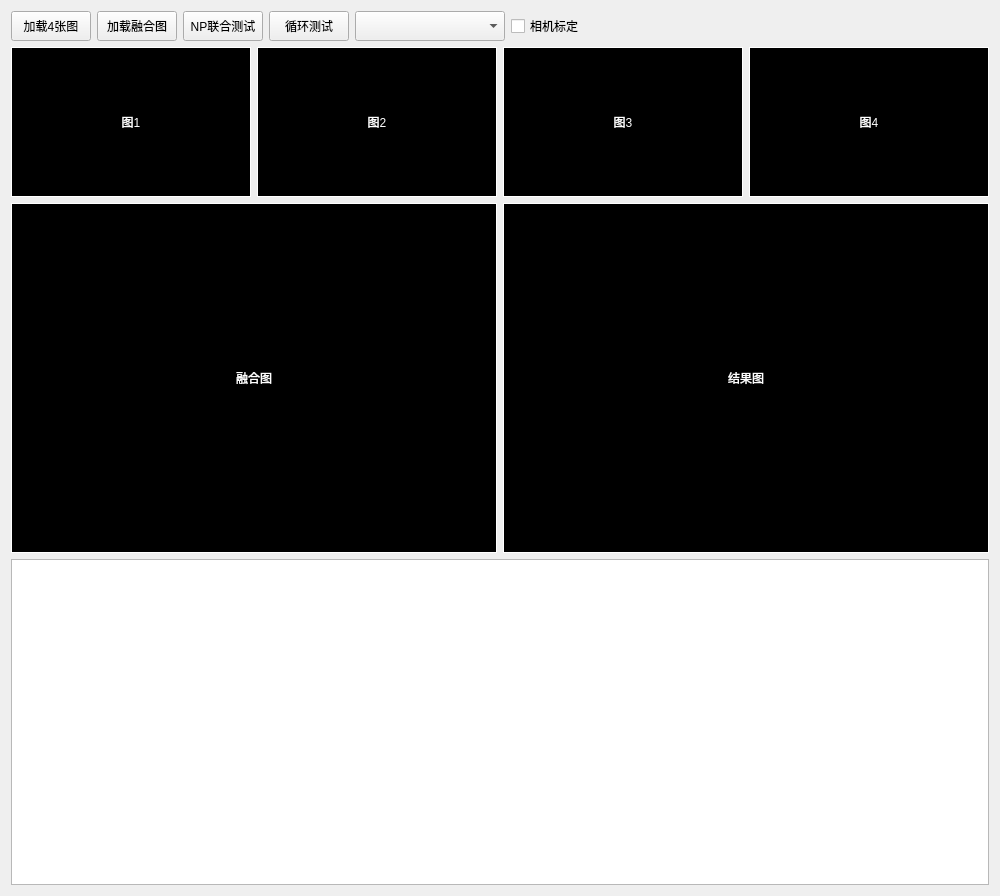
<?xml version="1.0" encoding="UTF-8"?>
<ui version="4.0">
 <class>AlgorithmTester</class>
 <widget class="QWidget" name="AlgorithmTester">
  <property name="geometry">
   <rect>
    <x>0</x>
    <y>0</y>
    <width>1000</width>
    <height>896</height>
   </rect>
  </property>
  <property name="windowTitle">
   <string>焊点检测算法测试</string>
  </property>
  <layout class="QGridLayout" name="gridLayout">
   <item row="0" column="0">
    <layout class="QHBoxLayout" name="horizontalLayout_Buttons">
     <item>
      <widget class="QPushButton" name="btnLoadFour">
       <property name="minimumSize">
        <size>
         <width>0</width>
         <height>30</height>
        </size>
       </property>
       <property name="text">
        <string>加载4张图</string>
       </property>
      </widget>
     </item>
     <item>
      <widget class="QPushButton" name="btnLoadOne">
       <property name="minimumSize">
        <size>
         <width>0</width>
         <height>30</height>
        </size>
       </property>
       <property name="text">
        <string>加载融合图</string>
       </property>
      </widget>
     </item>
     <item>
     <widget class="QPushButton" name="btnNpBatch">
      <property name="minimumSize">
       <size>
        <width>0</width>
        <height>30</height>
       </size>
      </property>
      <property name="text">
       <string>NP联合测试</string>
      </property>
     </widget>
    </item>
    <item>
     <widget class="QPushButton" name="btnLoopTest">
      <property name="minimumSize">
       <size>
        <width>0</width>
        <height>30</height>
       </size>
      </property>
      <property name="text">
       <string>循环测试</string>
      </property>
     </widget>
    </item>
     <item>
      <widget class="QComboBox" name="cBox_1">
       <property name="minimumSize">
        <size>
         <width>150</width>
         <height>30</height>
        </size>
       </property>
      </widget>
     </item>
     <item>
      <widget class="QCheckBox" name="checkBox">
       <property name="text">
        <string>相机标定</string>
       </property>
      </widget>
     </item>
     <item>
      <spacer name="horizontalSpacer">
       <property name="orientation">
        <enum>Qt::Horizontal</enum>
       </property>
       <property name="sizeHint" stdset="0">
        <size>
         <width>40</width>
         <height>20</height>
        </size>
       </property>
      </spacer>
     </item>
    </layout>
   </item>
   <item row="1" column="0">
    <layout class="QHBoxLayout" name="horizontalLayout_Input">
     <item>
      <widget class="ImageZoomView" name="labelInput0">
       <property name="minimumSize">
        <size>
         <width>200</width>
         <height>150</height>
        </size>
       </property>
       <property name="styleSheet">
        <string notr="true">background-color: rgb(0, 0, 0);
border: 1px solid rgb(255, 255, 255);
color: rgb(255, 255, 255);</string>
       </property>
       <property name="frameShape">
        <enum>QFrame::Box</enum>
       </property>
       <property name="text">
        <string>图1</string>
       </property>
       <property name="alignment">
        <set>Qt::AlignCenter</set>
       </property>
      </widget>
     </item>
     <item>
      <widget class="ImageZoomView" name="labelInput1">
       <property name="minimumSize">
        <size>
         <width>200</width>
         <height>150</height>
        </size>
       </property>
       <property name="styleSheet">
        <string notr="true">background-color: rgb(0, 0, 0);
border: 1px solid rgb(255, 255, 255);
color: rgb(255, 255, 255);</string>
       </property>
       <property name="frameShape">
        <enum>QFrame::Box</enum>
       </property>
       <property name="text">
        <string>图2</string>
       </property>
       <property name="alignment">
        <set>Qt::AlignCenter</set>
       </property>
      </widget>
     </item>
     <item>
      <widget class="ImageZoomView" name="labelInput2">
       <property name="minimumSize">
        <size>
         <width>200</width>
         <height>150</height>
        </size>
       </property>
       <property name="styleSheet">
        <string notr="true">background-color: rgb(0, 0, 0);
border: 1px solid rgb(255, 255, 255);
color: rgb(255, 255, 255);</string>
       </property>
       <property name="frameShape">
        <enum>QFrame::Box</enum>
       </property>
       <property name="text">
        <string>图3</string>
       </property>
       <property name="alignment">
        <set>Qt::AlignCenter</set>
       </property>
      </widget>
     </item>
     <item>
      <widget class="ImageZoomView" name="labelInput3">
       <property name="minimumSize">
        <size>
         <width>200</width>
         <height>150</height>
        </size>
       </property>
       <property name="styleSheet">
        <string notr="true">background-color: rgb(0, 0, 0);
border: 1px solid rgb(255, 255, 255);
color: rgb(255, 255, 255);</string>
       </property>
       <property name="frameShape">
        <enum>QFrame::Box</enum>
       </property>
       <property name="text">
        <string>图4</string>
       </property>
       <property name="alignment">
        <set>Qt::AlignCenter</set>
       </property>
      </widget>
     </item>
    </layout>
   </item>
   <item row="2" column="0">
    <layout class="QHBoxLayout" name="horizontalLayout">
     <item>
      <widget class="ImageZoomView" name="labelFusion">
       <property name="minimumSize">
        <size>
         <width>400</width>
         <height>350</height>
        </size>
       </property>
       <property name="styleSheet">
        <string notr="true">background-color: rgb(0, 0, 0);
border: 1px solid rgb(255, 255, 255);
color: rgb(255, 255, 255);</string>
       </property>
       <property name="frameShape">
        <enum>QFrame::Box</enum>
       </property>
       <property name="text">
        <string>融合图</string>
       </property>
       <property name="alignment">
        <set>Qt::AlignCenter</set>
       </property>
      </widget>
     </item>
     <item>
      <widget class="ImageZoomView" name="labelResult">
       <property name="minimumSize">
        <size>
         <width>400</width>
         <height>350</height>
        </size>
       </property>
       <property name="styleSheet">
        <string notr="true">background-color: rgb(0, 0, 0);
border: 1px solid rgb(255, 255, 255);
color: rgb(255, 255, 255);</string>
       </property>
       <property name="frameShape">
        <enum>QFrame::Box</enum>
       </property>
       <property name="text">
        <string>结果图</string>
       </property>
       <property name="alignment">
        <set>Qt::AlignCenter</set>
       </property>
      </widget>
     </item>
    </layout>
   </item>
   <item row="4" column="0">
    <widget class="QTableWidget" name="tableWidget">
     <property name="columnCount">
      <number>0</number>
     </property>
     <attribute name="horizontalHeaderStretchLastSection">
      <bool>true</bool>
     </attribute>
    </widget>
   </item>
  </layout>
 </widget>
 <customwidgets>
  <customwidget>
   <class>ImageZoomView</class>
   <extends>QLabel</extends>
   <header>imagezoomview.h</header>
  </customwidget>
 </customwidgets>
 <resources/>
 <connections/>
</ui>
